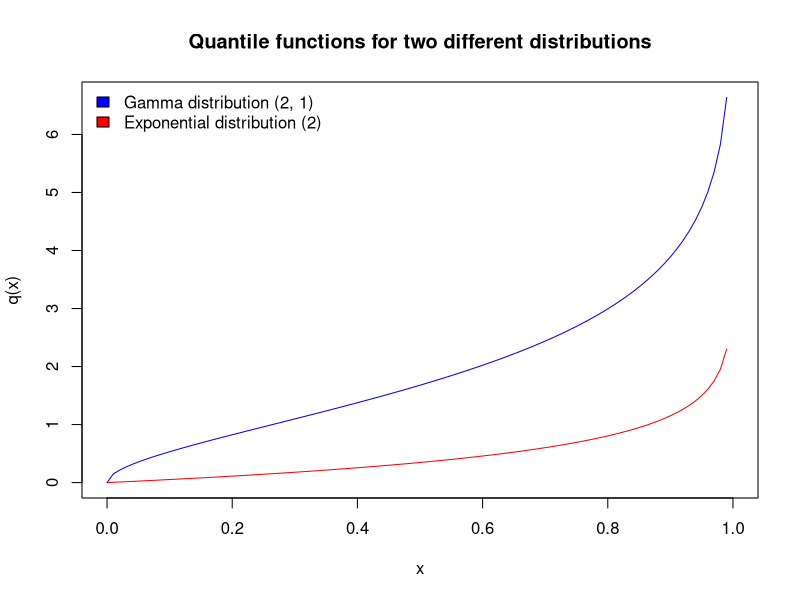

Here is the R script that generated this plot:
set.seed(239)
a = 0.3



calcAns <- function(Finv, N, R) {
  Fx <- c(runif(N, 0, 1), 1)
  x <- Finv(Fx)
  p <- order(Fx)
  x <- x[p]
  Fx <- Fx[p]      
  ans <- 0 
  startid <- which(Fx >= a)[1]
  if (startid == N + 1) {
    return (ans)
  }
  ans <- max(ans, R((startid:N) / N / Fx[(startid:N)] - 1))
  ans <- max(ans, R(((startid:N) - 1) / N / Fx[(startid:N)] - 1))
  ans <- max(ans, R((startid - 1) / N / a - 1))
  return (ans * sqrt(N))
}
calcDist <- function(Finv, N, M, R) {
  return (replicate(M, calcAns(Finv, N, R)))
}
Ra <- function(x) return (abs(x))
Rplus <- function(x) return (x)
Rminus <- function(x) return (-x)


f1 <- function(x) {return (qgamma(x, 2, 1))}
f2 <- function(x) {return (qexp(x, 2))}
windows()
curve(f1, xlim = c(0, 1), col = "blue", xlab = "x", ylab = "q(x)", main = "Quantile functions for two different distributions")
legend("topleft", c("Gamma distribution (2, 1)", "Exponential distribution (2)"), bty="n",
       fill = c("blue", "red"))
curve(f2, xlim = c(0, 1), col = "red", add = TRUE)

#plot(ecdf(calcDist(f1, 400, 400, Ra)), col = "red", do.points=FALSE, lwd = 2, xlab="x", ylab="F(x)", main=expression(paste("Ecdf of R"[n], " for different F(x) (n = 400, a = 0.3)")))
#plot(ecdf(calcDist(f2, 400, 400, Ra)), add = TRUE, col = "blue", do.points=FALSE, lwd = 2)


#plot(ecdf(calcDist(f1, 100, 3200, Rplus)), col = "red", do.points=FALSE, lwd = 2, , xlab="x", ylab="F(x)", main=expression(paste("Ecdf for R"[n]^'+', " and ")))
#curve(pmax(2 * pnorm(x * sqrt(a / (1 - a))) - 1, 0) , col = "blue", lwd = 2, add = TRUE)



#plot(ecdf(calcDist(f1, 100, 100, Ra)), col = "red", do.points=FALSE, lwd = 2)
#plot(ecdf(calcDist(f1, 100, 200, Ra)), col = "green", do.points=FALSE, lwd = 2, add = TRUE)
#plot(ecdf(calcDist(f1, 100, 400, Ra)), col = "blue", do.points=FALSE, lwd = 2, add = TRUE)
#plot(ecdf(calcDist(f1, 100, 800, Ra)), col = "cyan", do.points=FALSE, lwd = 2, add = TRUE)
#plot(ecdf(calcDist(f1, 100, 1600, Ra)), col = "magenta", do.points=FALSE, lwd = 2, add = TRUE)
#plot(ecdf(calcDist(f1, 100, 3200, Ra)), col = "orange", do.points=FALSE, lwd = 2, add = TRUE)



